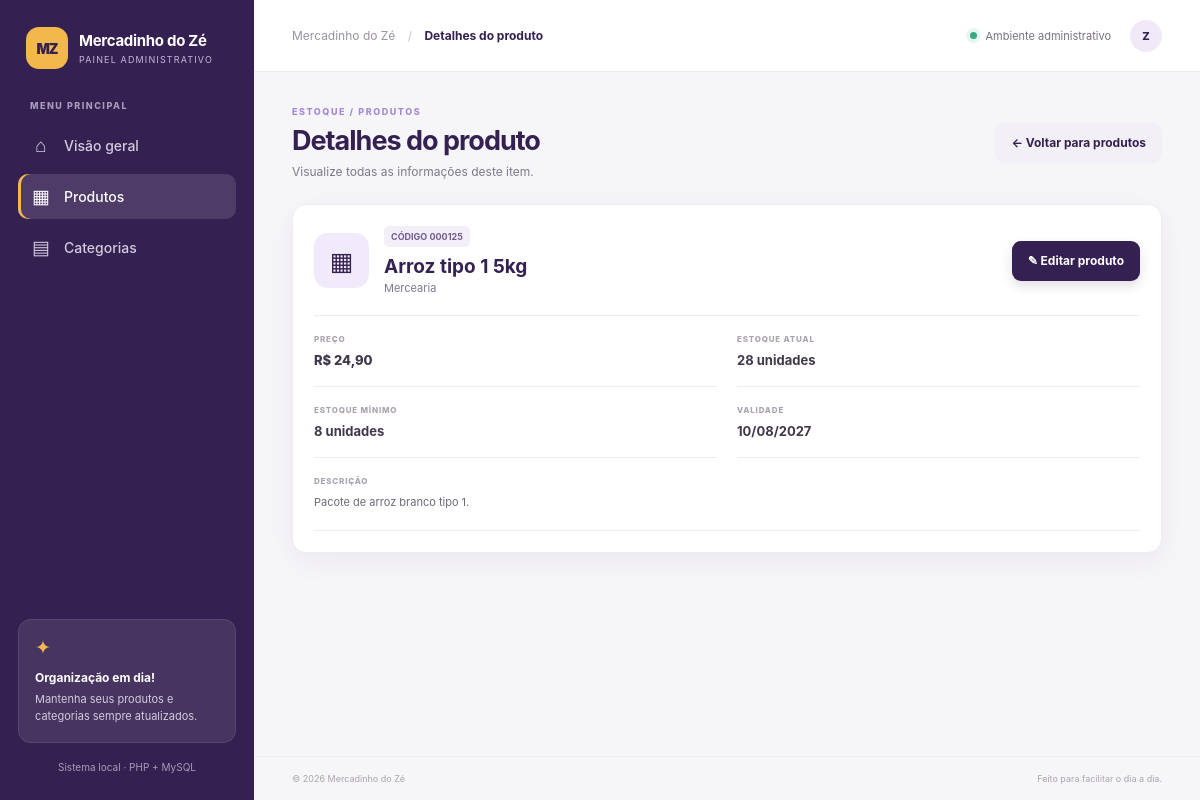
The page /produtos/detalhes.php?id=1 on the database its author committed.
### tables this page shows
CREATE TABLE IF NOT EXISTS produtos (
    id INT AUTO_INCREMENT PRIMARY KEY,
    codigo VARCHAR(30) NOT NULL UNIQUE,
    nome VARCHAR(120) NOT NULL,
    descricao TEXT NULL,
    categoria_id INT NOT NULL,
    preco DECIMAL(10,2) NOT NULL,
    estoque INT NOT NULL DEFAULT 0,
    estoque_minimo INT NOT NULL DEFAULT 0,
    validade DATE NULL,
    CONSTRAINT fk_produtos_categorias FOREIGN KEY (categoria_id)
        REFERENCES categorias(id) ON DELETE RESTRICT ON UPDATE CASCADE,
    CONSTRAINT chk_preco_positivo CHECK (preco > 0),
    CONSTRAINT chk_estoque_nao_negativo CHECK (estoque >= 0),
    CONSTRAINT chk_estoque_min_nao_negativo CHECK (estoque_minimo >= 0)
);

CREATE TABLE IF NOT EXISTS categorias (
    id INT AUTO_INCREMENT PRIMARY KEY,
    nome VARCHAR(80) NOT NULL UNIQUE,
    descricao VARCHAR(255) NULL
);

### includes/functions.php (called while the page is built, shortened)
<?php
function e($valor): string {
    return htmlspecialchars((string)($valor ?? ''), ENT_QUOTES, 'UTF-8');
}
function dinheiro($valor): string {
    return 'R$ ' . number_format((float)$valor, 2, ',', '.');
}

### produtos/detalhes.php (the view, shortened to what this page needs)
<?php
require_once __DIR__.'/../config/database.php';$tituloPagina='Detalhes do produto';$base='../';$id=(int)($_GET['id']??0);$st=$pdo->prepare('SELECT p.*,c.nome AS categoria FROM produtos p JOIN categorias c ON c.id=p.categoria_id WHERE p.id=?');$st->execute([$id]);$p=$st->fetch();require __DIR__.'/../includes/header.php';
?>
<div class="welcome-row"><div><div class="eyebrow">ESTOQUE / PRODUTOS</div><h1>Detalhes do produto</h1><p class="muted">Visualize todas as informações deste item.</p></div><a class="btn btn-light" href="index.php">← Voltar para produtos</a></div>
<?php if(!$p): ?><section class="panel empty-state"><span>⌕</span><strong>Produto não encontrado</strong><p>O registro solicitado não existe ou foi removido.</p><a class="btn btn-primary" href="index.php">Voltar à lista</a></section><?php else: ?>
<section class="panel detail-panel"><div class="detail-head"><div class="product-symbol">▦</div><div><span class="code-tag">CÓDIGO <?= e($p['codigo']) ?></span><h2><?= e($p['nome']) ?></h2><p><?= e($p['categoria']) ?></p></div><a class="btn btn-primary" href="form.php?id=<?= $p['id'] ?>">✎ Editar produto</a></div><div class="detail-grid">
<div class="detail-item"><small>PREÇO</small><strong class="price"><?= dinheiro($p['preco']) ?></strong></div><div class="detail-item"><small>ESTOQUE ATUAL</small><strong><?= (int)$p['estoque'] ?> unidades</strong></div><div class="detail-item"><small>ESTOQUE MÍNIMO</small><strong><?= (int)$p['estoque_minimo'] ?> unidades</strong></div><div class="detail-item"><small>VALIDADE</small><strong><?= $p['validade']?date('d/m/Y',strtotime($p['validade'])):'Não informada' ?></strong></div><div class="detail-item full"><small>DESCRIÇÃO</small><p><?= $p['descricao']?nl2br(e($p['descricao'])):'Nenhuma descrição informada.' ?></p></div></div>
</section><?php endif; ?>
<?php require __DIR__.'/../includes/footer.php'; ?>

### assets/style.css (style rules this page uses)
:root { --roxo:#352052;--lilas:#A58AD6;--verde:#168A91;--amarelo:#F2B84B;--rosa:#D9536F;--cinza:#DCE3E8;--ink:#272333;--muted:#7e7a89;--surface:#fff;--bg:#f6f5f8;--line:#eeebf1;--shadow:0 8px 28px rgba(53,32,82,.055) }
* { box-sizing:border-box }
body { margin:0;background:var(--bg);color:var(--ink);font-family:Inter,ui-sans-serif,system-ui,-apple-system,"Segoe UI",sans-serif;font-size:14px }
a { color:inherit;text-decoration:none }
.welcome-row { display:flex;align-items:center;justify-content:space-between;gap:20px;margin-bottom:25px }
.eyebrow { font-size:9px;font-weight:800;letter-spacing:1.55px;color:var(--lilas);margin-bottom:7px }
.welcome-row h1 { font-size:27px;letter-spacing:-1px;margin:0;color:var(--roxo) }
.muted { color:var(--muted);margin:7px 0 0;font-size:12px }
.btn { border:0;border-radius:9px;min-height:40px;padding:0 16px;display:inline-flex;align-items:center;justify-content:center;gap:7px;font-size:12px;font-weight:750;cursor:pointer;transition:.2s }
.btn-primary { background:var(--roxo);color:#fff;box-shadow:0 5px 12px rgba(53,32,82,.15) }
.btn-light { background:#f2eff6;color:var(--roxo) }
.stat-card,.panel { background:#fff;border:1px solid var(--line);border-radius:14px;box-shadow:var(--shadow) }
.panel { padding:21px }
.price { color:var(--roxo);font-weight:800 }
.code-tag { display:inline-block;background:#f3eff8;color:#745b91;border-radius:5px;padding:5px 7px;font-size:9px;font-weight:750 }
.detail-panel { max-width:900px }
.detail-head { display:flex;align-items:center;gap:15px;padding-bottom:20px;border-bottom:1px solid var(--line) }
.detail-head>div:nth-child(2) { flex:1 }
.detail-head h2 { font-size:19px;color:var(--roxo);margin:8px 0 3px }
.detail-head p { font-size:11px;color:var(--muted);margin:0 }
.product-symbol { width:55px;height:55px;border-radius:14px;background:#f0eafa;color:var(--roxo);display:grid;place-items:center;font-size:25px }
.detail-grid { display:grid;grid-template-columns:repeat(2,1fr);gap:0 20px }
.detail-item { padding:18px 0;border-bottom:1px solid var(--line) }
.detail-item small { display:block;color:#aaa4b0;font-size:8px;letter-spacing:.8px;font-weight:800;margin-bottom:7px }
.detail-item strong { font-size:13px;color:#40384b }
.detail-item.full { grid-column:1/-1 }
.detail-item p { font-size:11px;color:#6f6978;line-height:1.7;margin:0 }

### rows shown on the page
produtos: codigo "000125", nome "Arroz tipo 1 5kg", categoria.nome "Mercearia", preco "R$ 24,90", estoque "28", estoque_minimo "8", validade "10/08/2027", descricao "Pacote de arroz branco tipo 1."

### other values the page prints
$tituloPagina "Detalhes do produto"
